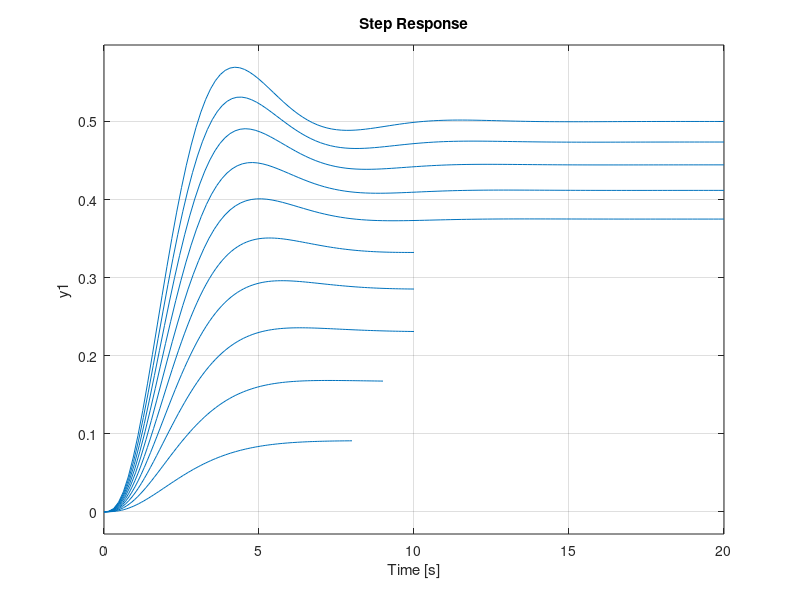

Source code (MATLAB): (Note: this script raises an error after producing the figure.)
num = [1];
den = [1 3 3 1];
G = tf(num, den);
for Kp = [0.1:0.1:1], H = feedback(Kp*G, 1);
    step(H), hold on;
end
figure;
rlocus(G, [0,15])

Kp = 1; s = tf('s');
for Ti = [0.7:0.1:1.5]
    Gc = Kp*(1+1/Ti/s);
    G_c = feedback(G*Gc, 1);
    step(G_c); hold on;
end

Kp = 1; Ti = 1;
for Td = [0.1:0.2:2.2]
    Gc = Kp*(1+1/Ti/s+Td*s);
    Y = feedback(G*Gc, 1);
    step(Y); hold on;
end

Td = 1;
Gc = Kp*(1+1/Ti/s+Td*s);
step(feedback(G*Gc, 1)), hold on;
for N = [100, 1000, 10000, 1:10]
   Gc = Kp*(1+1/Ti/s+Td*s/(1+Td*s/N ));
   step(feedback(G*Gc, 1));
end
figure;
[y,t] = step(feedback(G*Gc, 1));
err = 1-y;
plot(t, err)
